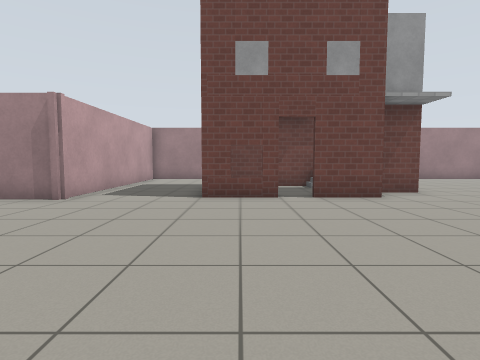
view 1 (above)

24 first-person views from a walk through a robot-simulator world made for Gazebo. The camera is 0.94 m above the floor, tilts 4° down and sees 80° across. The floor is counted in squares, 1 m on a side. Each view is taken from the middle of a square. On the plan, view 1 faces up. The plan holds only what a view shows up to about 11 squares ahead; the rest is blank. Simple patterns stand in for the simulator's built-in surfaces.

view 2
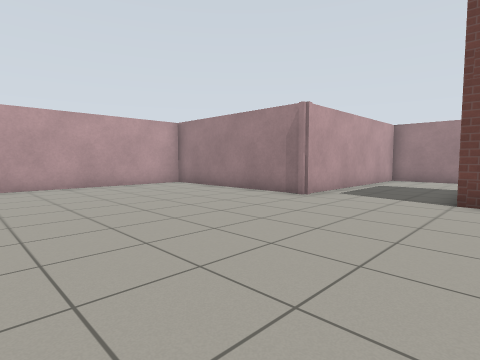

view 3
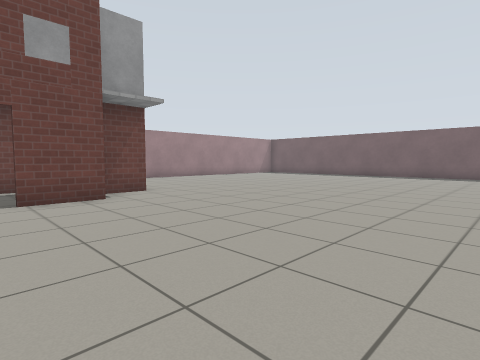

view 4
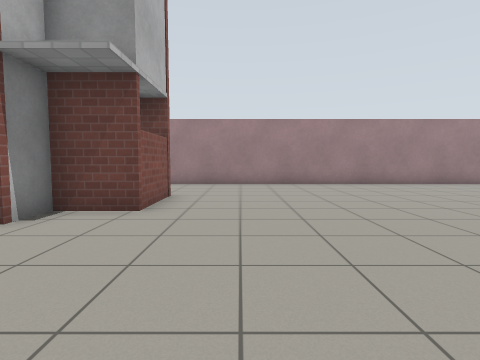

view 5
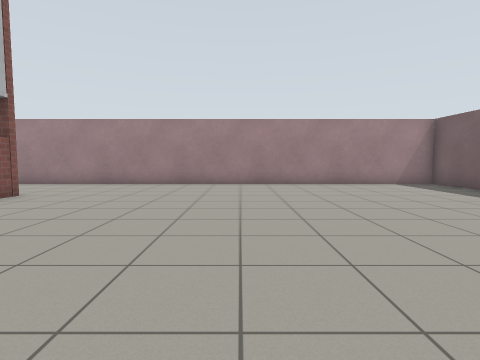

view 6
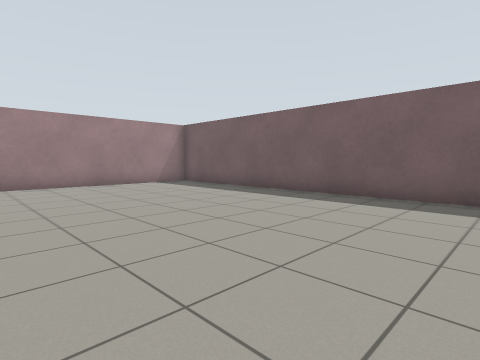

view 7
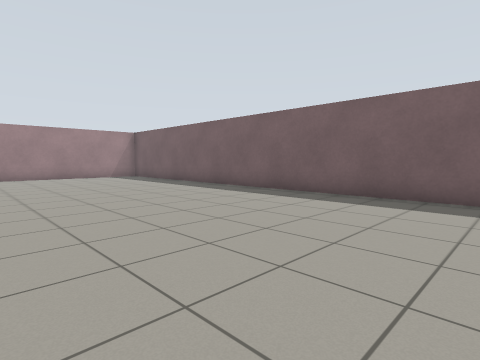

view 8
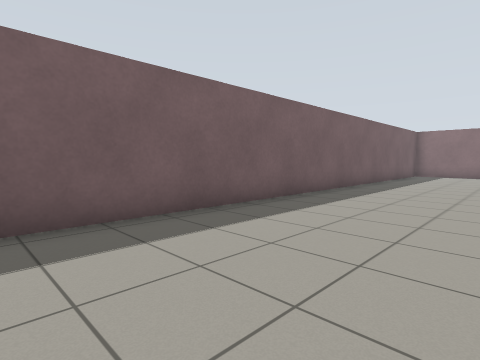

view 9
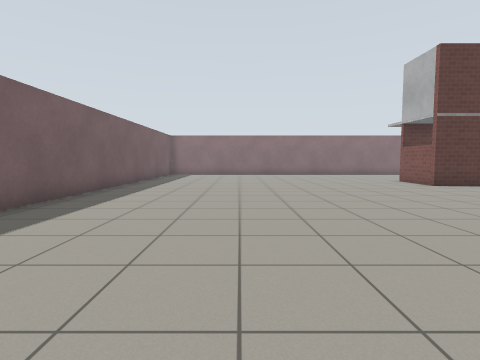

view 10
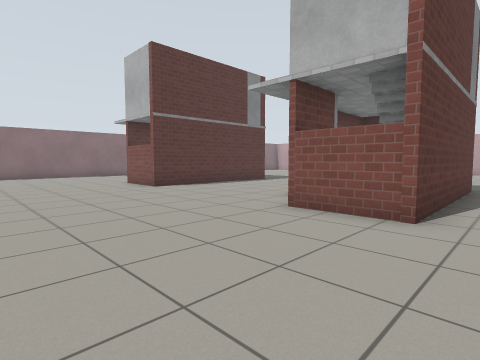

view 11
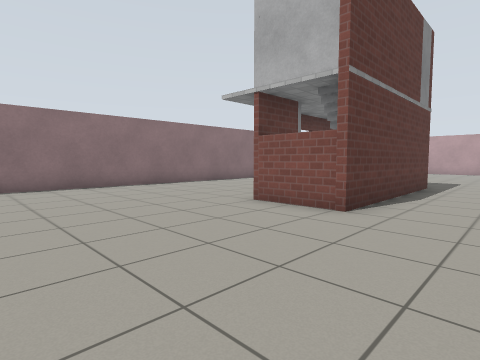

view 12
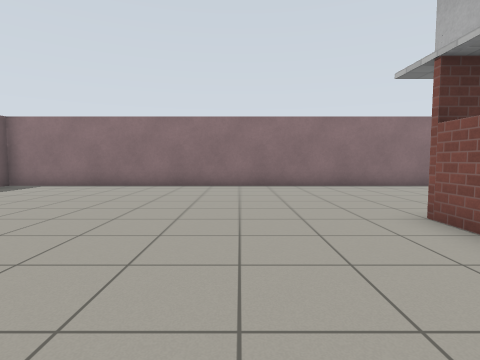

view 13
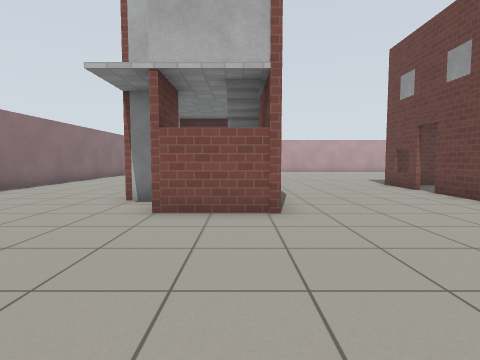

view 14
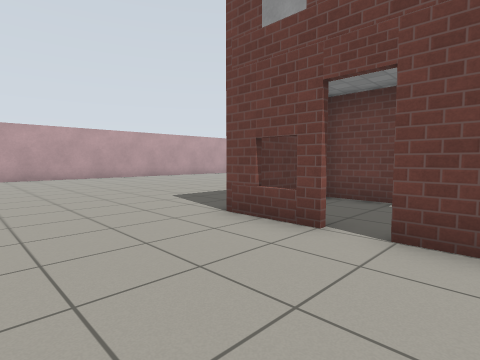

view 15
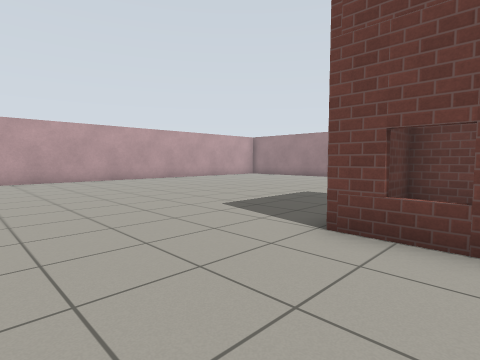

view 16
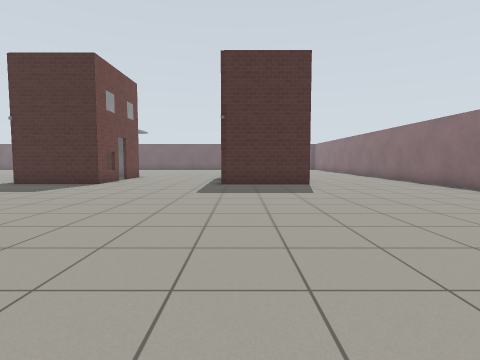

view 17
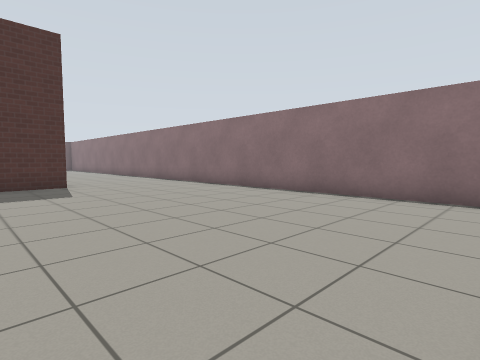

view 18
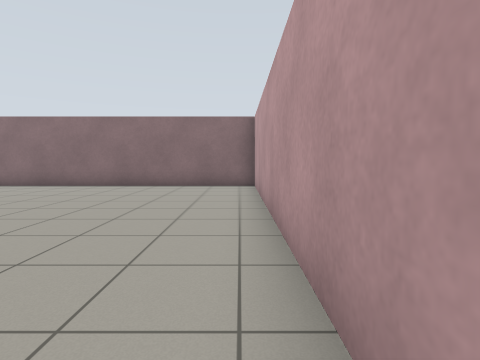

view 19
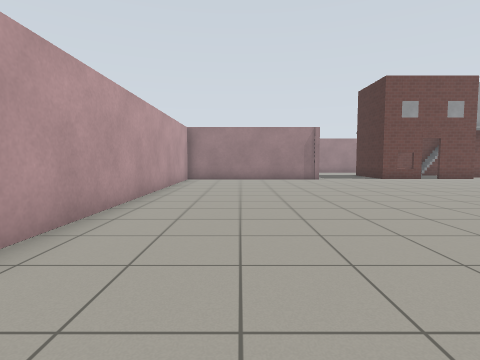

view 20
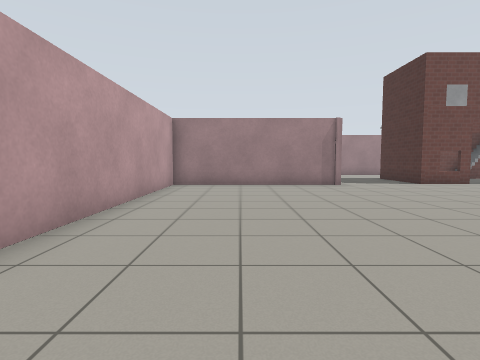

view 21
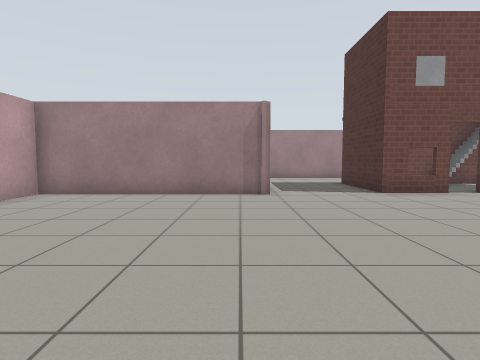

view 22
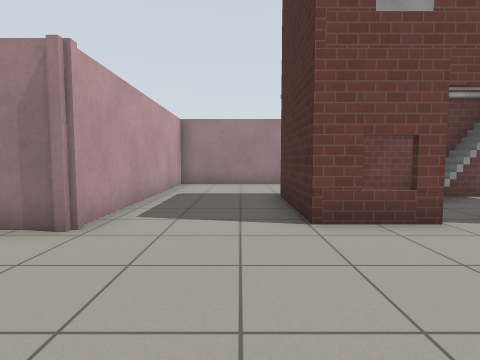

view 23
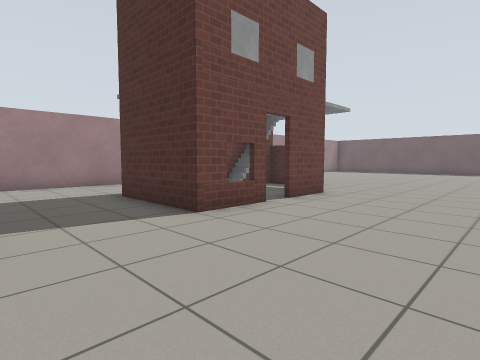

view 24
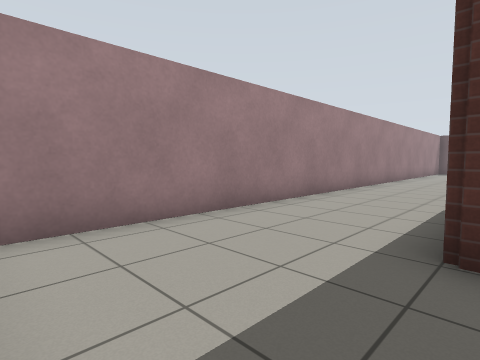

### Floor plan
Key: @ floor where view 1 was taken; # wall or solid block; . floor; B building.
Columns run from 11 left of view 1 to 19 right of it. Each row starts with its distance up from view 1.
 14       #########################
 13       #.......................#
 12       #.......................#
 11       #.......................#
 10       #...BBBBBBB.............#
  9       #...B ....B.............#
  8       #...B ..BBB.............#
  7 #######...BBBBB...............#
  6 #.............................#
  5 #.............................#
  4 #.............................#
  3 #.............................#
  2 #.............................#
  1 #.............................#
  0 #..........@..................#
 -1 #...........BBBBBBB...........#
 -2 #...........B...BBB...........#
 -3 #...........B....BB...........#
 -4 #...........BBBBB.............#
 -5 #.............................#
 -6 #.............................#
 -7 #.............................#
 -8 #.............................#
 -9 #...........BBBBB.............#
-10 #...........B  BBBB...........#
-11 #...........B    BB..........
-12 #...........B   B...........
-13 #...........BBBBB..........
-14 #...........................
-15 #............................
-16 #.............................
-17 #.............................#
-18 ###############################

Positions as (right, up) in squares from view 1, and headings:
1: (0, 0), facing up
2: (0, 0), facing up-left
3: (1, 0), facing up-right
4: (7, 3), facing up
5: (11, 3), facing up
6: (11, 3), facing up-right
7: (11, -2), facing up-right
8: (14, 1), facing down-right
9: (14, 1), facing down
10: (12, 0), facing down-left
11: (12, -7), facing down-left
12: (10, -7), facing down
13: (12, -10), facing left
14: (5, -8), facing up-left
15: (3, -8), facing up-left
16: (-10, -10), facing right
17: (-10, -10), facing down-right
18: (-10, -7), facing down
19: (-8, -7), facing up
20: (-8, -4), facing up
21: (-5, -1), facing up
22: (-2, 3), facing up
23: (-4, 3), facing up-right
24: (-4, 10), facing up-right
